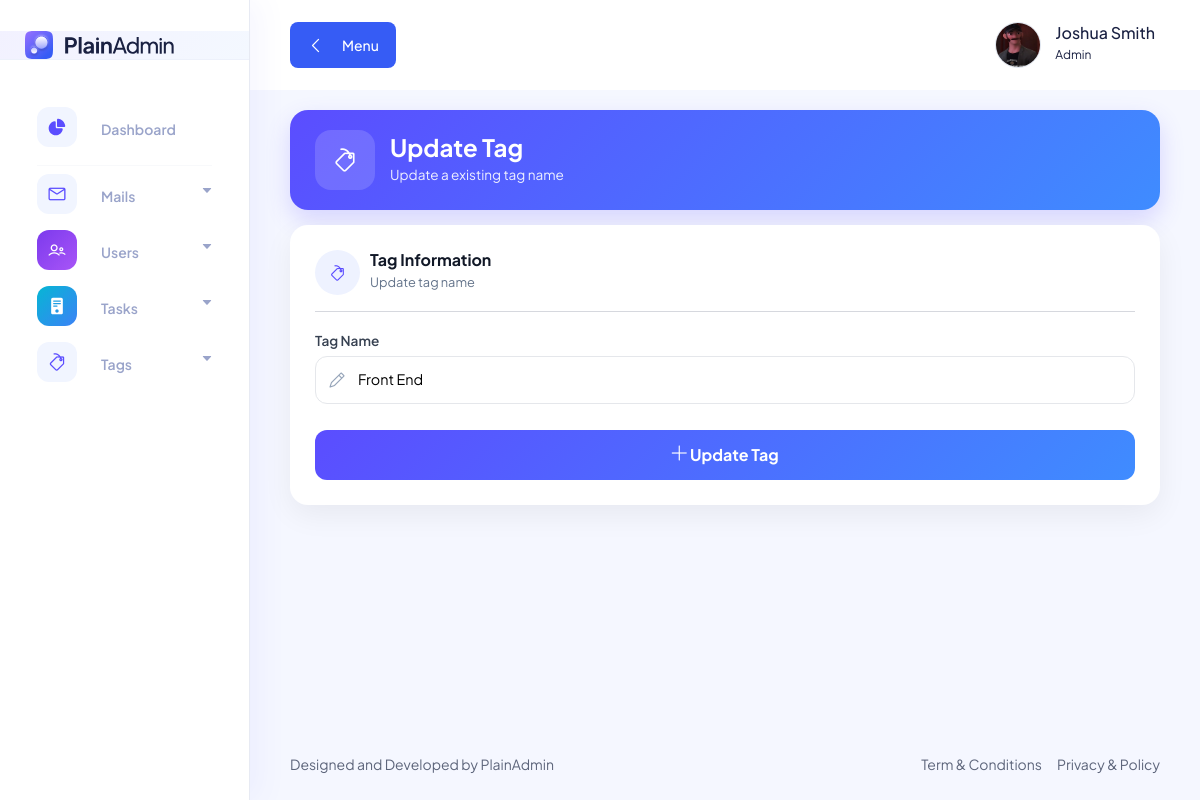
The page /pages/tags/edit.tag.php?tag_id=2 (signed in) on the database its author committed.
### tables this page shows
CREATE TABLE `users_tbl` (
  `user_id` int(11) NOT NULL AUTO_INCREMENT,
  `full_name` varchar(100) NOT NULL,
  `username` varchar(100) NOT NULL,
  `email` varchar(100) NOT NULL,
  `password` varchar(100) NOT NULL,
  `role` int(11) NOT NULL DEFAULT 2,
  `bio` varchar(255) DEFAULT NULL,
  `profile` varchar(255) DEFAULT NULL,
  PRIMARY KEY (`user_id`)
);

CREATE TABLE `tags_tbl` (
  `tag_id` int(11) NOT NULL AUTO_INCREMENT,
  `tag` varchar(255) NOT NULL,
  PRIMARY KEY (`tag_id`)
);

### includes/utils/user.utils.php (called while the page is built, shortened)
<?php
function get_user_profile_image($conn, $user_id) : string {
    $all_users = mysqli_query($conn, "SELECT * FROM users_tbl WHERE user_id = '$user_id'");
    $user = mysqli_fetch_array($all_users);
    return "/task_management/uploads/profiles/" . $user['profile'];
}

### pages/tags/edit.tag.php (the view, shortened to what this page needs)
<?php require_once "../../includes/conn.php"; ?>
<?php include_once "../../includes/utils/user.utils.php"; ?>
<!DOCTYPE html>
<html lang="en">
<head>
    <?php include_once "../../includes/components/links.php"; ?>
</head>
<body>
    <?php include_once "../../includes/elements/sidebar.php"; ?>
    <main class="main-wrapper">
        <?php include_once "../../includes/elements/navbar.php"; ?>
        <?php
        $tag_id = $_GET['tag_id'];
        $tags = mysqli_query($conn, "SELECT * FROM tags_tbl WHERE tag_id = '$tag_id'");
        $tag = mysqli_fetch_array($tags);
        ?>
        <section class="section">
            <div class="container-fluid">
                <div class="page-header">
                    <div class="header-icon">
                        <i class="lni lni-tag"></i>
                    </div>
                    <div>
                        <h2 class="header-title">Update Tag</h2>
                        <p class="header-subtitle">Update a existing tag name</p>
                    </div>
                </div>
                <div class="glass-card">
                    <form action="ctrlData/ctrl.update.tag.php?tag_id=<?php echo $tag_id; ?>" method="POST" enctype="multipart/form-data">
                        <div class="section-head">
                            <div class="section-icon"><i class="lni lni-tag"></i></div>
                            <div>
                                <h5>Tag Information</h5>
                                <p>Update tag name</p>
                            </div>
                        </div>
                        <hr>
                        <div class="row">
                            <div class="col-md-12 mb-3">
                                <label class="form-label">Tag Name</label>
                                <div class="input-group-custom">
                                    <i class="lni lni-pencil"></i>
                                    <input type="text" name="tagname" class="input-custom" value="<?php echo $tag['tag']; ?>" required>
                                </div>
                            </div>
                        </div>
                        <button type="submit" name="submit" class="btn-add">
                            <i class="lni lni-plus"></i> Update Tag
                        </button>
                    </form>
                </div>
            </div>
        </section>
        <?php include_once "../../includes/elements/footer.php"; ?>
    </main>
    <?php include_once "../../includes/components/scripts.php"; ?>
</body>
</html>

### includes/elements/navbar.php (shortened to what this page needs)
<header class="header">
    <div class="container-fluid">
        <div class="row">
            <div class="col-lg-5 col-md-5 col-6">
                <div class="header-left d-flex align-items-center">
                    <div class="menu-toggle-btn mr-15">
                        <button id="menu-toggle" class="main-btn primary-btn btn-hover">
                            <i class="lni lni-chevron-left me-2"></i> Menu
                        </button>
                    </div>
                </div>
            </div>
            <div class="col-lg-7 col-md-7 col-6">
                <div class="header-right">
                    <div class="profile-box ml-15">
                        <button class="dropdown-toggle bg-transparent border-0" type="button" id="profile"
                            data-bs-toggle="dropdown" aria-expanded="false">
                            <div class="profile-info">
                                <div class="info">
                                    <img class="image"
                                        src="<?php echo get_user_profile_image($conn, $_SESSION['user_id']); ?>"
                                        alt="<?php echo $_SESSION['fullname']; ?>" />
                                    <div>
                                        <h6 class="fw-500">
                                            <?php echo $_SESSION['fullname']; ?>
                                        </h6>
                                        <p>
                                            <?php echo $_SESSION['role']; ?>
                                        </p>
                                    </div>
                                </div>
                            </div>
                        </button>
                    </div>
                </div>
            </div>
        </div>
    </div>
</header>

### assets/css/fullcalendar.css (style rules this page uses)
:root { --fc-daygrid-event-dot-width:8px;--fc-list-event-dot-width:10px;--fc-list-event-hover-bg-color:#f5f5f5 }

### pages/tags/edit.tag.php (style rules this page uses)
:root { --primary: #5b4dff; --secondary: #3f8cff; --muted: #64748b; --border: #e5e7eb; }
body { background: #f5f7ff; }
.page-header { background: linear-gradient(135deg, var(--primary), var(--secondary)); border-radius: 18px; padding: 20px 25px; color: #fff; display: flex; align-items: center; gap: 15px; box-shadow: 0 10px 25px rgba(91, 77, 255, .20); margin-top: 20px; }
.header-icon { width: 60px; height: 60px; border-radius: 16px; background: rgba(255, 255, 255, .15); display: flex; align-items: center; justify-content: center; font-size: 24px; }
.header-title { font-size: 1.5rem; font-weight: 700; color: #fff; margin: 0; }
.header-subtitle { margin: 0; font-size: .85rem; opacity: .9; }
.glass-card { background: #fff; border-radius: 18px; padding: 25px; margin-top: 15px; box-shadow: 0 10px 30px rgba(0, 0, 0, .06); }
.section-head { display: flex; align-items: center; gap: 10px; margin-bottom: 10px; }
.section-icon { width: 45px; height: 45px; border-radius: 50%; background: #eef2ff; color: var(--primary); display: flex; align-items: center; justify-content: center; }
.section-head h5 { margin: 0; font-weight: 700; font-size: 1rem; color: #111827; }
.section-head p { margin: 0; font-size: .8rem; color: var(--muted); }
.form-label { font-size: .85rem; font-weight: 600; color: #374151; margin-bottom: 5px; }
.input-group-custom { position: relative; }
.input-group-custom i { position: absolute; left: 14px; top: 50%; transform: translateY(-50%); color: #94a3b8; }
.input-custom, textarea { width: 100%; border: 1px solid var(--border); border-radius: 12px; padding: 12px 12px 12px 42px; font-size: .9rem; transition: .3s; background: #fff; }
.btn-add { width: 100%; height: 50px; border: none; border-radius: 12px; background: linear-gradient(135deg, var(--primary), var(--secondary)); color: #fff; font-weight: 700; margin-top: 10px; transition: .3s; }

### rows shown on the page
users_tbl: profile (picture)
tags_tbl: tagname "Front End"

### other values the page prints
$_SESSION['fullname'] "Joshua Smith"
$_SESSION['role'] "Admin"
